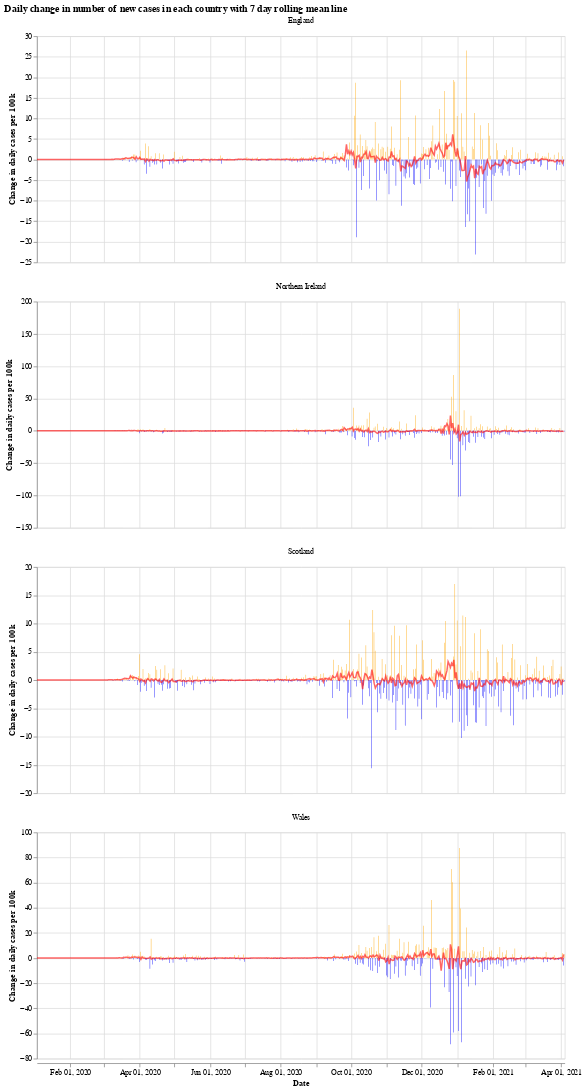

The notebook cell this image was saved under:
### Markdown cell above
We will use the Python library `Altair` for visualising the data, see the [altair docs](https://altair-viz.github.io/) for more information.

First we have a graph which shows the daily change in the number of new cases for each country. This number jumps up and down all over the place, which is likely due to delay in reporting of new cases over the weekend. Another interesting thing is that it looks like the daily cases in Wales experienced a much shorter period of calm over the summer (calm in the sense of daily cases not jumping up and down).

The orange bars are days when the number of new cases (per 100k population) was more than the previous day, while the blue are days when the number of new cases dropped. The red line is the 7 day moving average. 

When the moving average line is below 0, it means that there is a consistent drop in new cases. We can see this clearly happening around the times that lockdowns were introduced (though, to varying degrees). I will update the graphs soon with a marker of when each lockdown started.

### Code cell
# collapse
import altair as alt

bars = alt.Chart(uk_cases).mark_bar().encode(
    x=alt.X("yearmonthdate(date):T", axis=alt.Axis(title='Date')),
    y=alt.Y("casesChangeRate:Q", axis=alt.Axis(title='Change in daily cases per 100k')),
    tooltip='casesChange',
    color=alt.condition(
        alt.datum.casesChangeRate > 0,
        alt.value("orange"),  # The positive color
        alt.value("blue")  # The negative color
    )
).properties(title='Daily change in number of new cases with 7 day rolling mean',width=700).interactive()

line = alt.Chart(uk_cases).mark_line(
    color='red',
    size=2,
    opacity=0.6
).transform_window(
    rolling_mean='mean(casesChangeRate)',
    frame=[0, 7],
    groupby=['areaName']
).encode(
    x='yearmonthdate(date):T',
    y='rolling_mean:Q'
)

alt.layer(bars, line, data=uk_cases).facet(alt.Column(
    'areaName', title=''), columns=1).resolve_scale(y='independent').properties(title='Daily change in number of new cases in each country with 7 day rolling mean line')

### Figure 1 — Vega-Lite specification as saved in the notebook (floating-point values rounded to 4 significant figures; data arrays with more than 128 entries replaced by an {"elided": "..."} marker saying what was removed)
{"config": {"view": {"continuousWidth": 400, "continuousHeight": 300}}, "data": {"name": "data-cfb22ecf6ad3cabf65efbb9c5dd53e28"}, "facet": {"type": "nominal", "field": "areaName", "title": ""}, "spec": {"layer": [{"mark": "bar", "encoding": {"color": {"condition": {"value": "orange", "test": "(datum.casesChangeRate > 0)"}, "value": "blue"}, "tooltip": {"type": "quantitative", "field": "casesChange"}, "x": {"type": "temporal", "axis": {"title": "Date"}, "field": "date", "timeUnit": "yearmonthdate"}, "y": {"type": "quantitative", "axis": {"title": "Change in daily cases per 100k"}, "field": "casesChangeRate"}}, "selection": {"selector001": {"type": "interval", "bind": "scales", "encodings": ["x", "y"]}}, "title": "Daily change in number of new cases with 7 day rolling mean", "width": 700}, {"mark": {"type": "line", "color": "red", "opacity": 0.6, "size": 2}, "encoding": {"x": {"type": "temporal", "field": "date", "timeUnit": "yearmonthdate"}, "y": {"type": "quantitative", "field": "rolling_mean"}}, "transform": [{"window": [{"op": "mean", "field": "casesChangeRate", "as": "rolling_mean"}], "frame": [0, 7], "groupby": ["areaName"]}]}]}, "columns": 1, "resolve": {"scale": {"y": "independent"}}, "title": "Daily change in number of new cases in each country with 7 day rolling mean line", "$schema": "https://vega.github.io/schema/vega-lite/v4.8.1.json", "datasets": {"data-cfb22ecf6ad3cabf65efbb9c5dd53e28": {"elided": "1828 records"}}}
